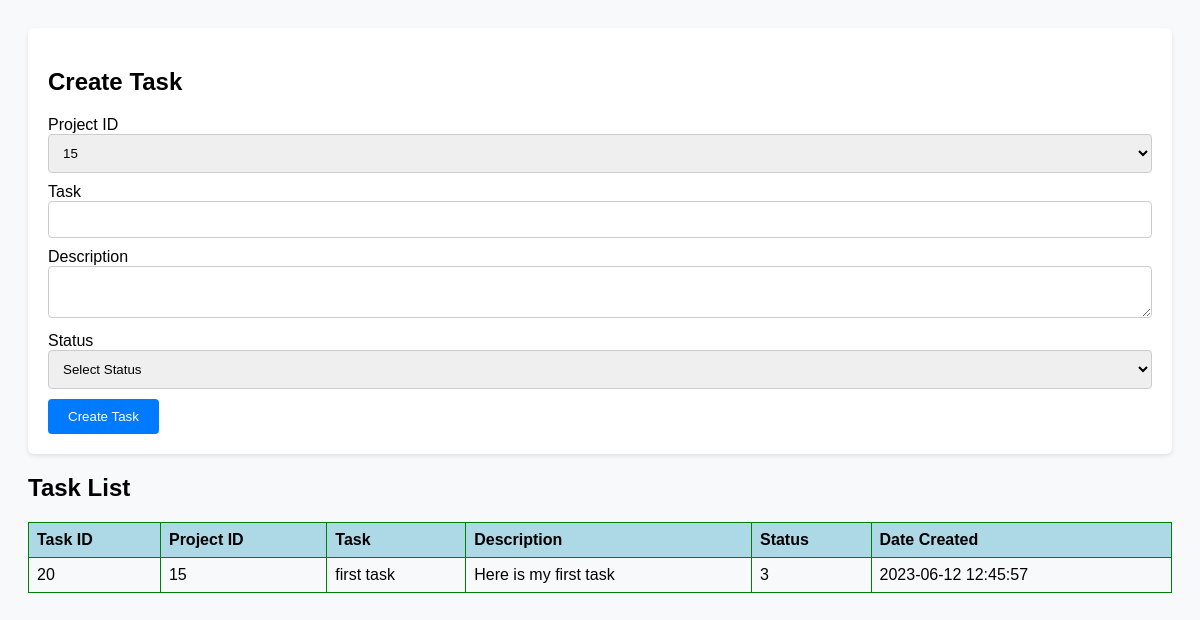
Page /create_task.php on the committed database.
### tables this page shows
CREATE TABLE `task_list` (
  `id` int(30) NOT NULL,
  `project_id` int(30) NOT NULL,
  `task` varchar(200) NOT NULL,
  `description` text NOT NULL,
  `status` tinyint(4) NOT NULL,
  `date_created` datetime NOT NULL DEFAULT current_timestamp()
);

### create_task.php (the view, shortened to what this page needs)
<?php
include 'db_connect.php';
$projectQuery = "SELECT id FROM project_list";
$projectResult = mysqli_query($conn, $projectQuery);
?>
<!DOCTYPE html>
<html>
<head>
</head>
<body>
<div class="card">
  <h2>Create Task</h2>
  <form method="POST" action="">
    <div class="form-group">
      <label for="project_id">Project ID</label>
      <select class="form-control" id="project_id" name="project_id" required>
        <?php
        while ($projectRow = mysqli_fetch_assoc($projectResult)) {
          echo '<option value="' . $projectRow['id'] . '">' . $projectRow['id'] . '</option>';
        }
        ?>
      </select>
    </div>
    <div class="form-group">
      <label for="task">Task</label>
      <input type="text" class="form-control" id="task" name="task" required>
    </div>
    <div class="form-group">
      <label for="description">Description</label>
      <textarea class="form-control" id="description" name="description" required></textarea>
    </div>
    <div class="form-group">
      <label for="status">Status</label>
      <select class="form-control" id="status" name="status" required>
        <option value="">Select Status</option>
      </select>
    </div>
    <button type="submit" class="btn btn-primary">Create Task</button>
  </form>
</div>
</body>
</html>
<?php include 'viewtask.php'; ?>

### viewtask.php (shortened to what this page needs)
<?php
include 'db_connect.php';
$sql = "SELECT * FROM task_list";
$result = $conn->query($sql);
?>
<!DOCTYPE html>
<html>
<head>
</head>
<body>
  <h2>Task List</h2>
  <table>
    <tr>
      <th>Task ID</th>
      <th>Project ID</th>
      <th>Task</th>
      <th>Description</th>
      <th>Status</th>
      <th>Date Created</th>
    </tr>
    <?php
    if ($result->num_rows > 0) {
      while ($row = $result->fetch_assoc()) {
        echo "<tr><td>" . $row['id'] . "</td><td>" . $row['project_id'] . "</td><td>" . $row['task'] . "</td><td>" . $row['description'] . "</td><td>" . $row['status'] . "</td><td>" . $row['date_created'] . "</td></tr>";
      }
    } else {
      echo "<tr><td colspan='6'>No tasks found.</td></tr>";
    }
    ?>
  </table>
</body>
</html>

### create_task.php (style rules this page uses)
body { background-color: #f8f9fa; font-family: Arial, sans-serif; padding: 20px; }
.card { background-color: #fff; border-radius: 6px; box-shadow: 0 2px 4px rgba(0, 0, 0, 0.1); padding: 20px; }
h2 { margin-bottom: 20px; }
.form-control { width: 100%; padding: 10px; border: 1px solid #ccc; border-radius: 4px; box-sizing: border-box; margin-bottom: 10px; }
.btn-primary { background-color: #007bff; border: none; color: #fff; padding: 10px 20px; border-radius: 4px; cursor: pointer; }

### viewtask.php (style rules this page uses)
table { border-collapse: collapse; width: 100%; }
th, td { border: 1px solid green; padding: 8px; text-align: left; }
th { background-color: #ADD8E6; }

### rows in the picture
task_list: id "20", project "15", task "first task", description "Here is my first task", status "3", date_created "2023-06-12 12:45:57"

### other values in the picture
form field project_id "15"
